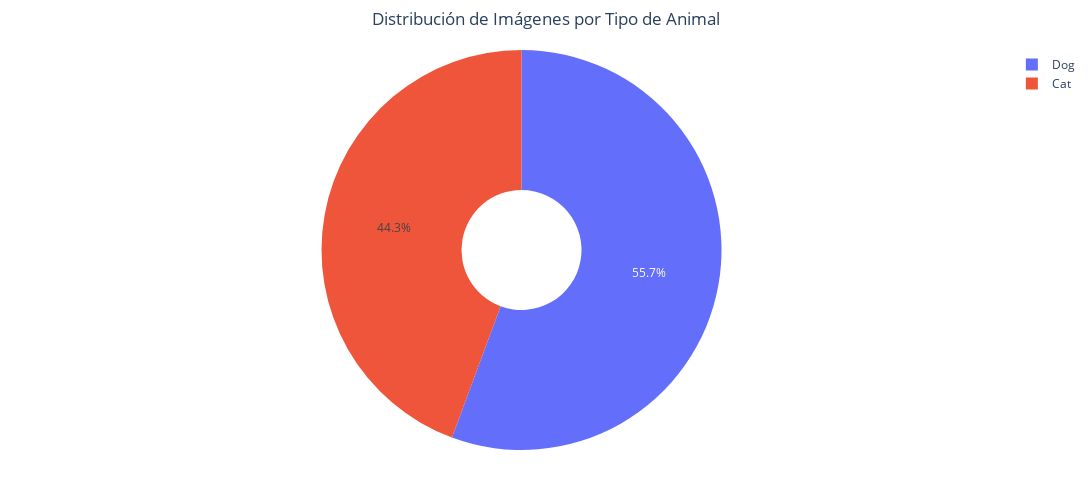

Notebook code for this chart:
### Code cell
animal_types = {'Cat': 0, 'Dog': 0}
for disease_class in class_counts.keys():
    if 'Cat' in disease_class:
        animal_types['Cat'] += class_counts[disease_class]
    elif 'Dog' in disease_class:
        animal_types['Dog'] += class_counts[disease_class]

fig4 = go.Figure([go.Pie(
    labels=list(animal_types.keys()),
    values=list(animal_types.values()),
    hole=0.3
)])
fig4.update_layout(title="Distribución de Imágenes por Tipo de Animal")
fig4 = pie_style(fig4)
fig4.show()

### Figure 1 — Plotly figure (JSON) as saved in the notebook; plotly's stock layout.template omitted (floating-point values rounded to 4 significant figures)
{"data": [{"hole": 0.3, "labels": ["Cat", "Dog"], "type": "pie", "values": [3526, 4425]}], "layout": {"height": 500, "margin": {"b": 50, "l": 50, "r": 50, "t": 50}, "paper_bgcolor": "rgba(0,0,0,0)", "plot_bgcolor": "rgba(0,0,0,0)", "title": {"text": "Distribución de Imágenes por Tipo de Animal", "x": 0.5}, "width": 1400}}
